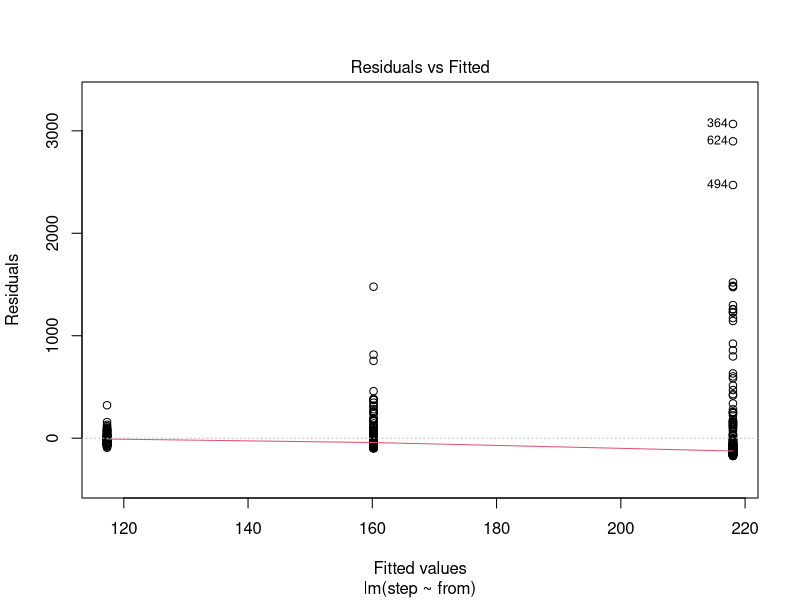
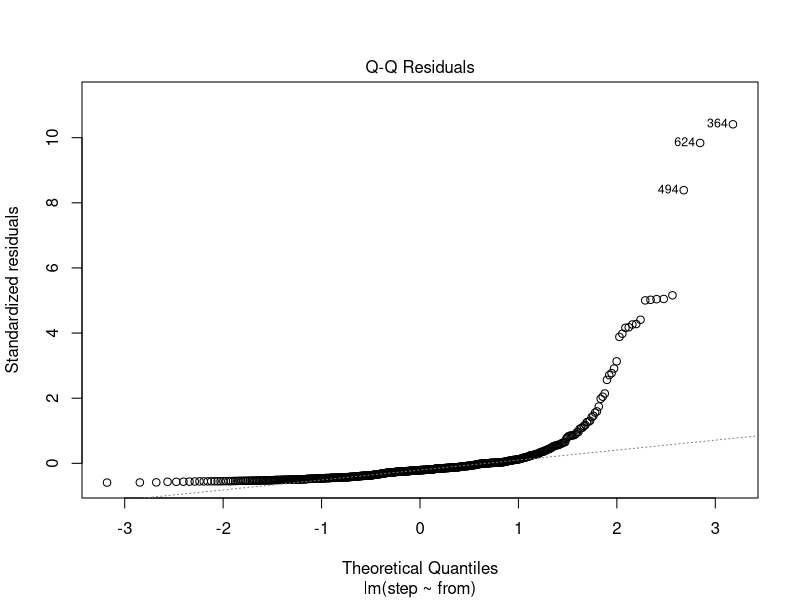
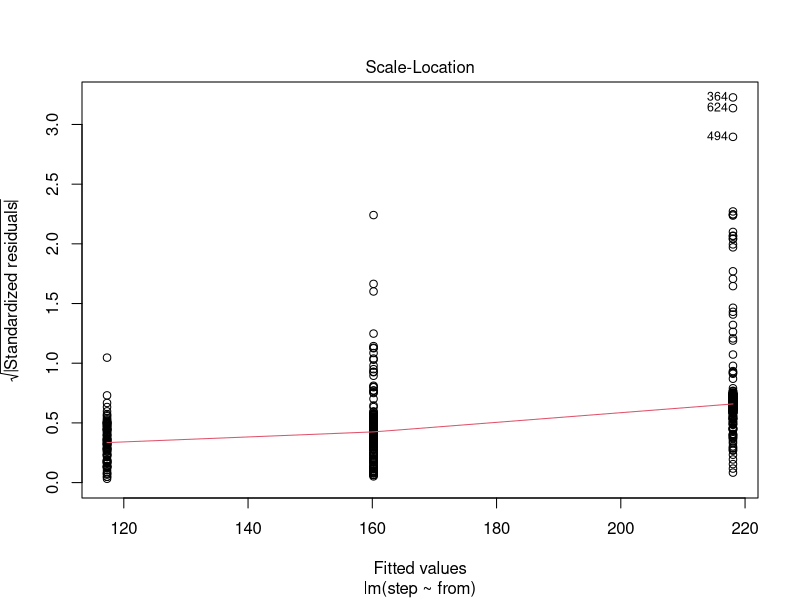
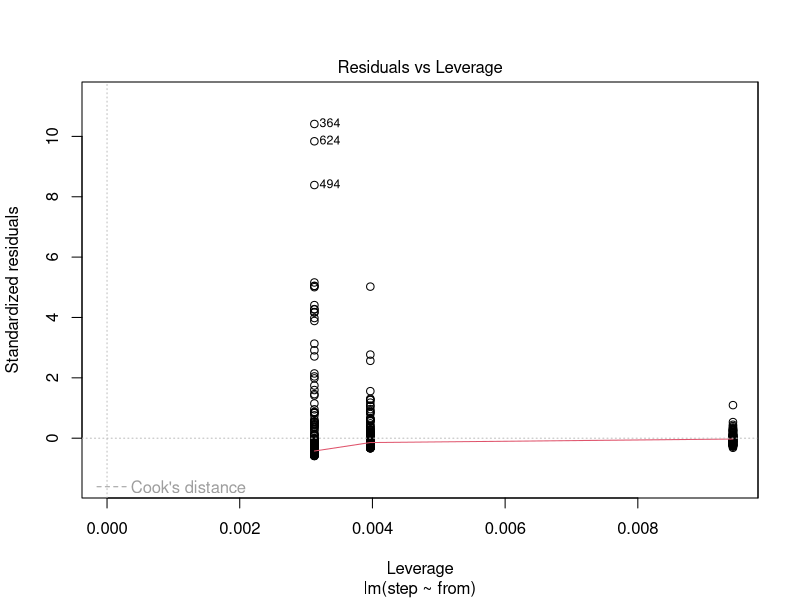
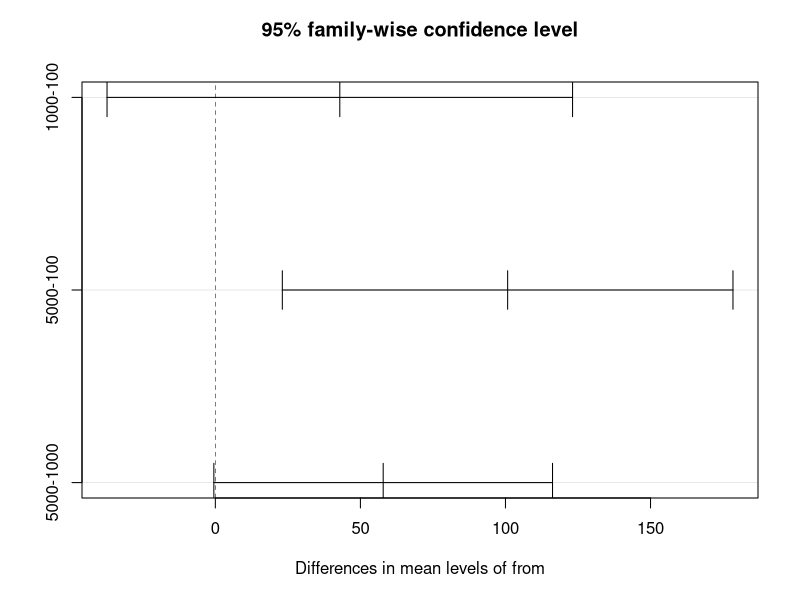
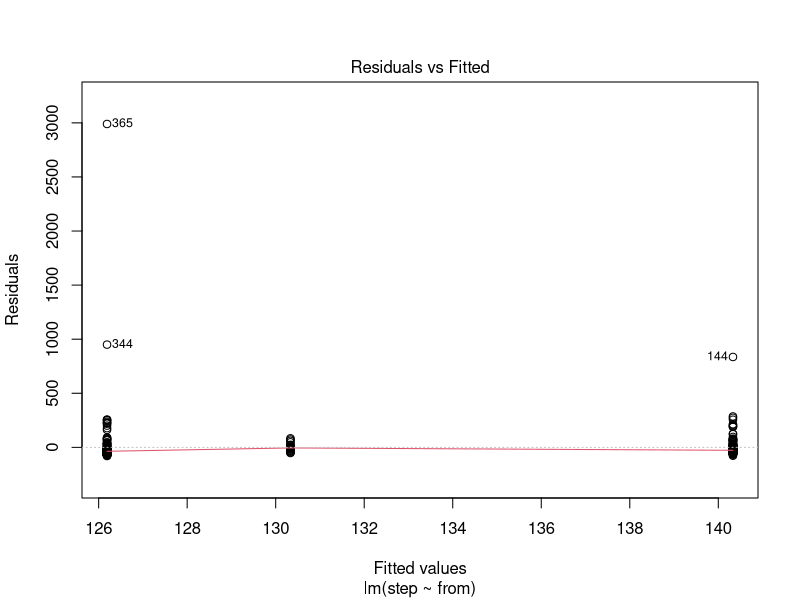
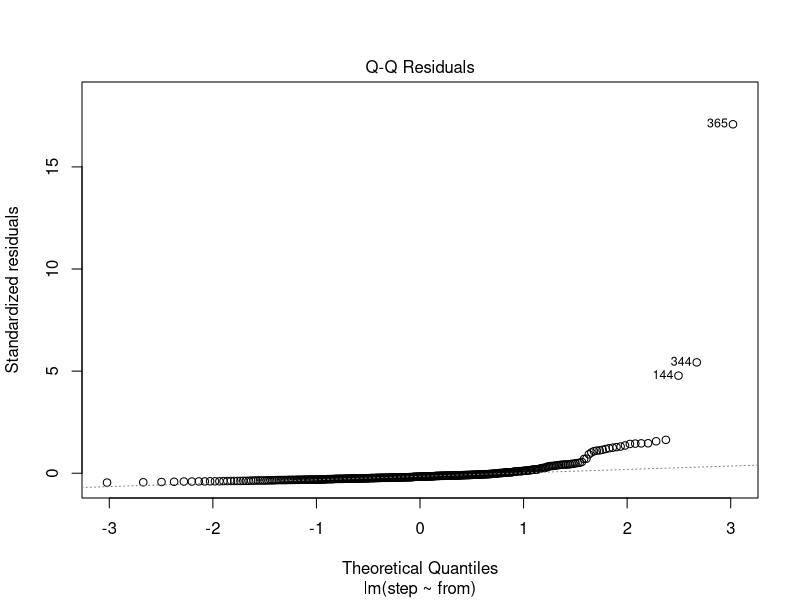
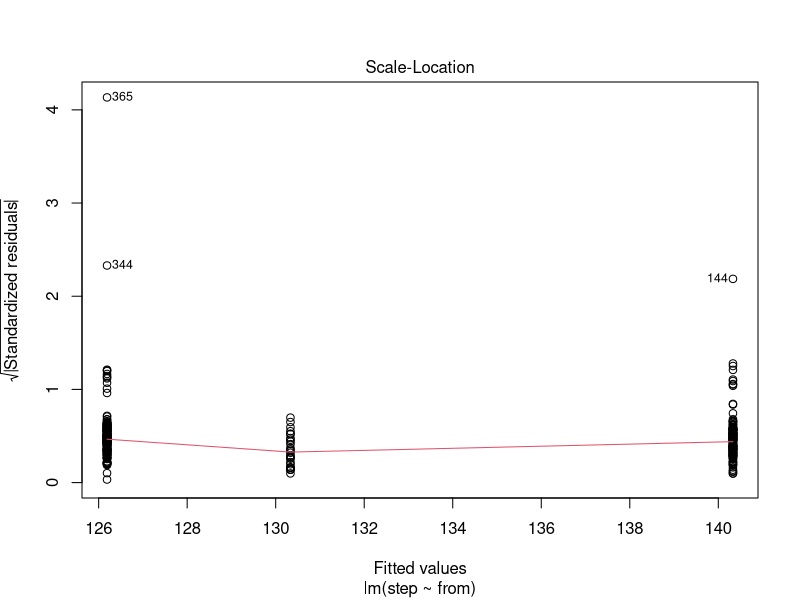

The R script that drew these images, in order:
epsilon <- 10e-4

data100.org <- read.csv('square100_initialtest01.csv')
data1000.org <- read.csv('square1000_initialtest01.csv')
data5000.org <- read.csv('square5000_initialtest01.csv')

data100.converge <- subset(data100.org,!is.na(data100.org$logL.1))
data1000.converge <- subset(data1000.org,!is.na(data1000.org$logL.1))
data5000.converge <- subset(data5000.org,!is.na(data5000.org$logL.1))

data100.converge.num <- nrow(data100.converge)
data1000.converge.num <- nrow(data1000.converge)
data5000.converge.num <- nrow(data5000.converge)

data100.global <- subset(data100.converge,data100.converge$logL.1 + epsilon >= max(data100.converge$logL.1,na.rm=T))
data1000.global <- subset(data1000.converge,data1000.converge$logL.1 + epsilon >= max(data1000.converge$logL.1,na.rm=T))
data5000.global <- subset(data5000.converge,data5000.converge$logL.1 + epsilon >= max(data5000.converge$logL.1,na.rm=T))

data100.global.num <- nrow(data100.global)
data1000.global.num <- nrow(data1000.global)
data5000.global.num <- nrow(data5000.global)

data100.converge.formelt <- data.frame(data100.converge$step)
colnames(data100.converge.formelt) <- c('step')
data100.converge.formelt$from <- rep('100',nrow(data100.converge.formelt))
data1000.converge.formelt <- data.frame(data1000.converge$step)
colnames(data1000.converge.formelt) <- c('step')
data1000.converge.formelt$from <- rep('1000',nrow(data1000.converge.formelt))
data5000.converge.formelt <- data.frame(data5000.converge$step)
colnames(data5000.converge.formelt) <- c('step')
data5000.converge.formelt$from <- rep('5000',nrow(data5000.converge.formelt))
data.converge.formelt <- rbind(data100.converge.formelt, data1000.converge.formelt, data5000.converge.formelt)
data.converge.formelt$from <- factor(data.converge.formelt$from)
data.converge.lm <- lm(step~from,data=data.converge.formelt)
plot(data.converge.lm)
data.converge.aov <- aov(step~from,data=data.converge.formelt)
anova(data.converge.lm)
data.converge.kw <- kruskal.test(step~from,data=data.converge.formelt)
TukeyHSD(data.converge.aov)
plot(TukeyHSD(data.converge.aov))

data100.global.formelt <- data.frame(data100.global$step)
colnames(data100.global.formelt) <- c('step')
data100.global.formelt$from <- rep('100',nrow(data100.global.formelt))
data1000.global.formelt <- data.frame(data1000.global$step)
colnames(data1000.global.formelt) <- c('step')
data1000.global.formelt$from <- rep('1000',nrow(data1000.global.formelt))
data5000.global.formelt <- data.frame(data5000.global$step)
colnames(data5000.global.formelt) <- c('step')
data5000.global.formelt$from <- rep('5000',nrow(data5000.global.formelt))
data.global.formelt <- rbind(data100.global.formelt, data1000.global.formelt, data5000.global.formelt)
data.global.formelt$from <- factor(data.global.formelt$from)
data.global.lm <- lm(step~from,data=data.global.formelt)
plot(data.global.lm)
data.global.aov <- aov(step~from,data=data.global.formelt)
anova(data.global.lm)
TukeyHSD(data.global.aov)
plot(TukeyHSD(data.global.aov))

data.global.re <- data.global.formelt[c(-144,-344,-365),]
data.global.re.lm <- lm(step~from,data=data.global.re)
data.global.re.aov <- aov(step~from,data=data.global.re)
anova(data.global.re.lm)
data.global.re.kw <- kruskal.test(step~from,data=data.global.re)
